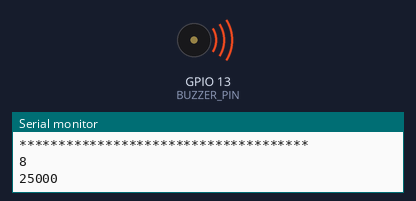
The sketch below on a simulated ESP32. Shown: buzzer (waves = sounding), the last lines printed to the serial monitor.

Above: at 0.6 s.
At 2.25 s:
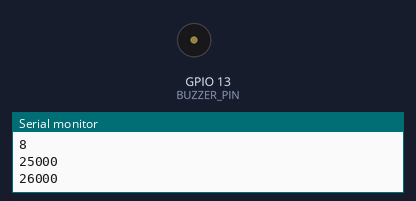
Timing chart, 0 to 3.1 s (numbered marks = the images above):
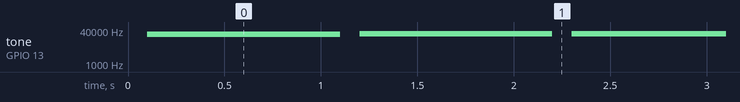

Measured:
- by itself, tone on GPIO 13 (BUZZER_PIN): plays 25000 Hz for 1.0 s, 26000 Hz for 1.0 s, 27000 Hz for 1.0 s, 28000 Hz for 1.0 s, 29000 Hz for 1.0 s, 30000 Hz for 1.0 s … (119 notes in this stretch)

The sketch:

Animal20-70.ino
```cpp
#define BUZZER_PIN 13
#define BUZZER_CHANNEL 0

/************************************************
Species	Approximate Range (Hz)
human	64-23,000

Cow
23 Hz to 37 kHz

Dog
47,000 to 65,000 Hz
************************************************/

int freqLow = 24000;
int freqHigh = 60000;
int freq = freqLow;
int resolution = 4;
uint32_t mDuty = 0;
int dutyCycle = 0;

void setup() {
  Serial.begin(115200);
  delay(100);
  Serial.println ("*************************************");

  mDuty = (pow(2, resolution)) / 2;
  Serial.println(mDuty);
  ledcSetup(BUZZER_CHANNEL, freq, resolution);
  ledcAttachPin(BUZZER_PIN, BUZZER_CHANNEL);
}

void loop() {
    freq = freq + 1000;
    Serial.println(freq);
    ledcWriteTone(BUZZER_CHANNEL, freq);
    delay(1000);
    ledcWrite(BUZZER_CHANNEL, 0);
    delay(100);
    if (freq == freqHigh){
      freq = freqLow;
    }
}
```
